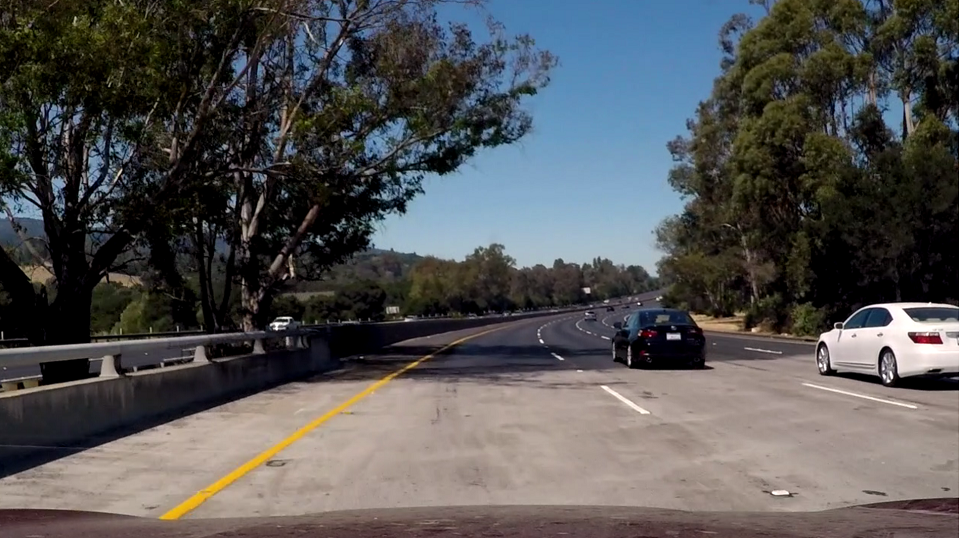
#> input picture ex4-images/lane1.jpg, 960 x 538 px
$ jupyter execute ex4.ipynb
#> lines starting #> are read from the running program, lines starting #| are printed output that depends on the picture; after the words box and inside, x2 and y2 are one past the last pixel; in counts of white or black regions, pixels touching at a corner belong together
## Task 4

### Required libraries

[cell 1]
import cv2 as cv
import os
import numpy as np
import matplotlib.pyplot as plt
import math

### Load the images

[cell 2]
# 4 images of road lanes
image_dir = "ex4-images"

img = cv.imread(os.path.join(image_dir, 'lane1.jpg'))
#> img is the input picture: shape (538, 960, 3); mean B, G, R 84.1, 83.5, 83.7
img2 = cv.imread(os.path.join(image_dir, 'lane2.png'))
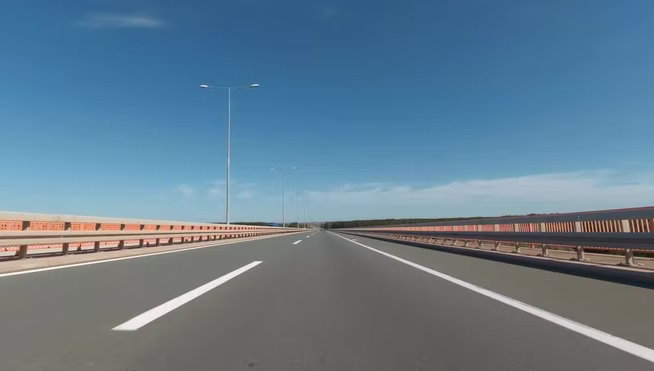
#> input picture ex4-images/lane2.png, 654 x 371 px
#> img2 is the input picture: shape (371, 654, 3); mean B, G, R 143.2, 124.9, 99.1
img3 = cv.imread(os.path.join(image_dir, 'lane3.jpg'))
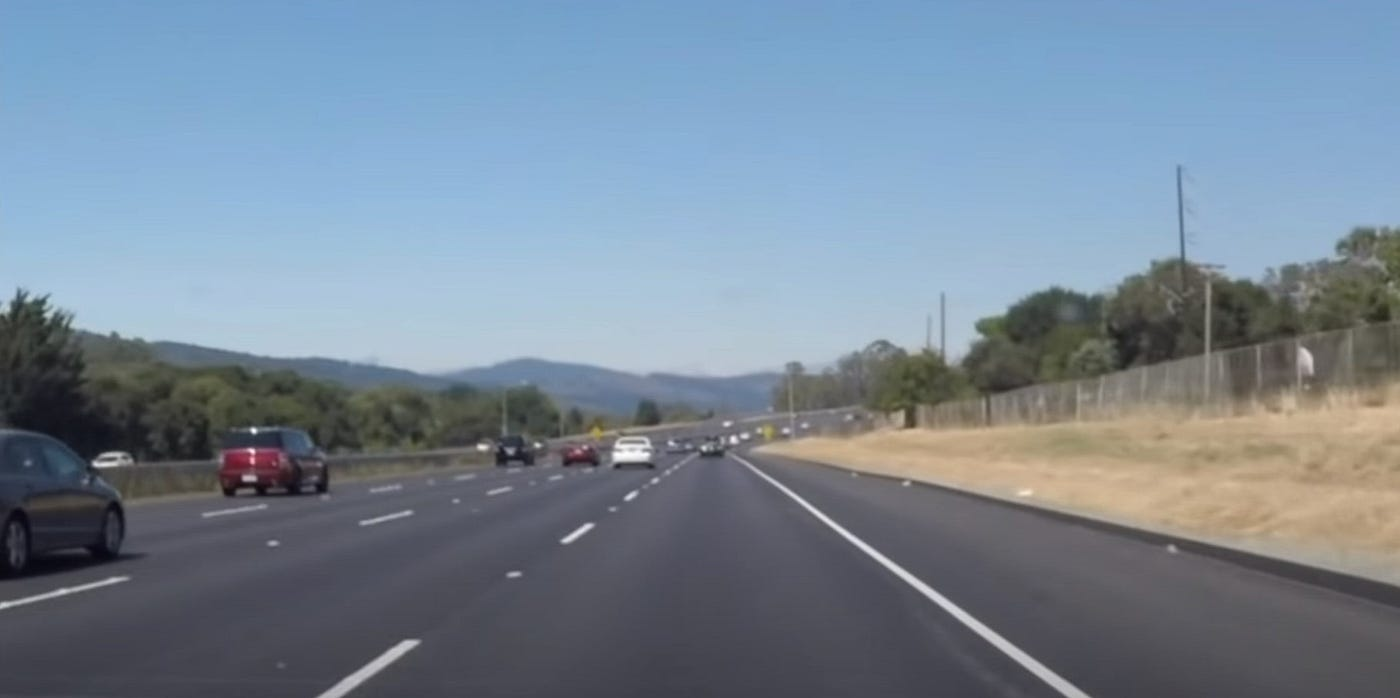
#> input picture ex4-images/lane3.jpg, 1400 x 698 px
#> img3 is the input picture: shape (698, 1400, 3); mean B, G, R 150.1, 134.7, 119.5
img4 = cv.imread(os.path.join(image_dir, 'lane4.png'))
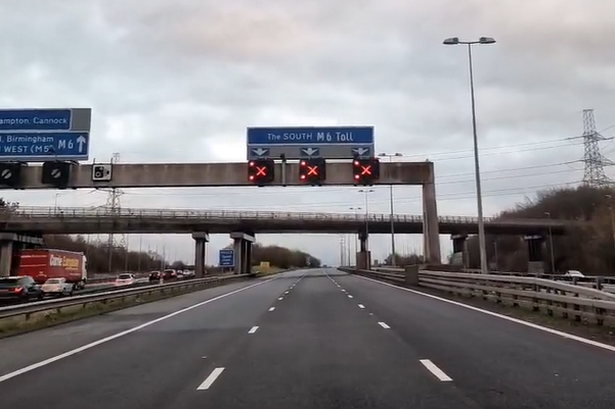
#> input picture ex4-images/lane4.png, 615 x 409 px
#> img4 is the input picture: shape (409, 615, 3); mean B, G, R 135.7, 132.5, 134.7

# Store in 2 lists
original_imgs = [img, img2, img3, img4]
copy_imgs = [img.copy(), img2.copy(), img3.copy(), img4.copy()]

[cell 3]
def display_imgs(images, cmap=None):
    # convert to rgb to display with matplotlib
#> called with cmap = 'bgr'
    if cmap == 'bgr':
        images = [cv.cvtColor(img, cv.COLOR_BGR2RGB) for img in images]
#> images = 4 items
        cmap = None

    # create figure with subplots
    fig, axs = plt.subplots(2, 2, figsize=(15, 10))

    i = 0
    # display images
    for ax, img in zip(axs.flat, images):
        ax.imshow(img, cmap=cmap)
        ax.set_title(f'Image {i+1}')
        ax.set_xticks([])
        ax.set_yticks([])
        i += 1
#> this loop made 4 passes
#> after the loop, i = 4

    fig.tight_layout()
    plt.show()


display_imgs(original_imgs, cmap='bgr')

### Apply threshold

[cell 4]
threshold_imgs = []


def apply_threshold(images):
    # For HSV, hue range is [0,179], saturation range is [0,255], and value range is [0,255] according to openCV docs

    # define range of 'whites' to be detected
    lower_white = np.array([0, 0, 180])  # ~[0,0,75]
    upper_white = np.array([179, 30, 255])  # ~[360,10,100]

    # define range of 'yellows' to be detected
    lower_yellow = np.array([15, 80, 100])  # ~[30,31,40]
    upper_yellow = np.array([45, 255, 255])  # ~[90,100,100]

    for x in images:

        # Convert BGR to HSV
        hsv = cv.cvtColor(x, cv.COLOR_BGR2HSV)

        # Threshold the HSV image to get only white colors
        mask_white = cv.inRange(hsv, lower_white, upper_white)

        # Threshold the HSV image to get only yellow colors
        mask_yellow = cv.inRange(hsv, lower_yellow, upper_yellow)

        # Combine the mask
        mask = cv.bitwise_or(mask_white, mask_yellow)

        # Apply the mask
        res = cv.bitwise_and(x, x, mask=mask)

        threshold_imgs.append(res)
#> this loop made 4 passes
#> pass 1, in apply_threshold, `mask_white = cv.inRange(hsv, lower_white, upper_white)`:
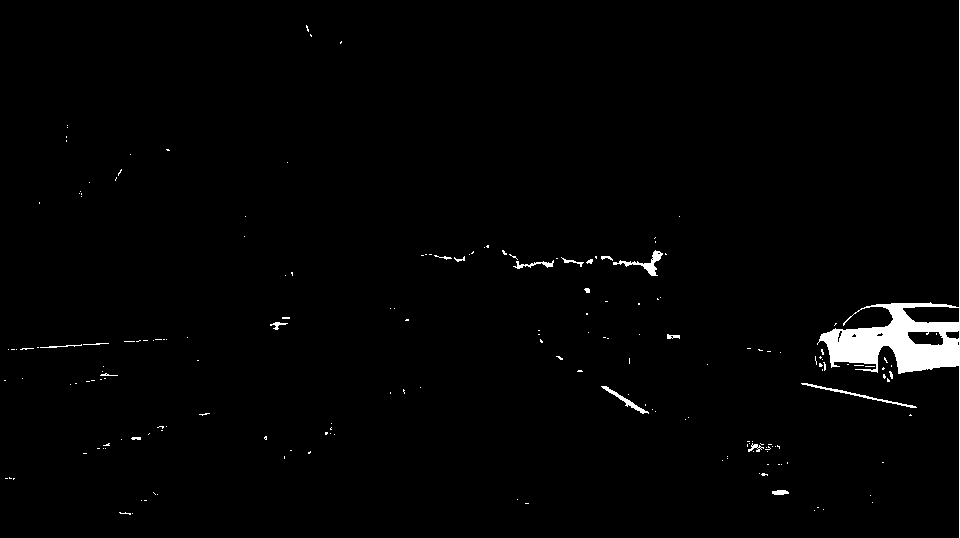
#> mask_white: shape (538, 960); 1.6% white; 191 white regions (171 under 20 px), largest, box (x1, y1, x2, y2) and area: (817, 0, 960, 538) 5919, (613, 250, 663, 276) 307, (801, 383, 917, 408) 268
#> after the loop: hsv: shape (409, 615, 3); mean H, S, V 98.2, 28.2, 140
#> after the loop:
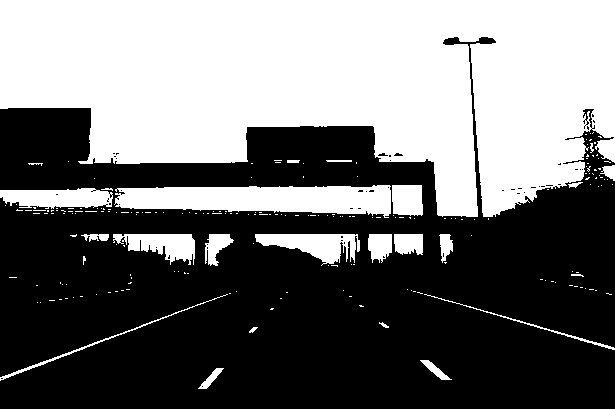
#> mask_white: shape (409, 615); 44.5% white; 210 white regions (186 under 20 px), largest, box (x1, y1, x2, y2) and area: (0, 0, 615, 217) 95033, (114, 185, 391, 218) 6639, (255, 234, 360, 266) 1850
#> after the loop, threshold_imgs = 4 items


apply_threshold(original_imgs)
display_imgs(threshold_imgs, cmap='bgr')
#> the loop in display_imgs (call 2), `for ax, img in zip(axs.flat, images):` made 4 passes

### Edge detection using Canny

[cell 5]
canny_imgs = []


def detect_edges(images):
    for x in images:
        # Convert to grayscale
        gray = cv.cvtColor(x, cv.COLOR_BGR2GRAY)

        # Apply Gaussian blur
        blur = cv.GaussianBlur(gray, (15, 15), 0)

        # Apply Canny edge detection
        edges = cv.Canny(blur, 50, 300)

        canny_imgs.append(edges)
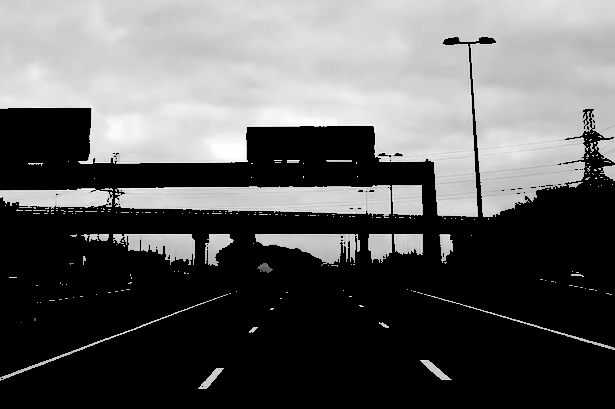
#> gray: shape (409, 615); min 0, max 255, mean 93.8
#> after the loop, canny_imgs = 4 items


detect_edges(threshold_imgs)
display_imgs(canny_imgs, cmap='gray')

### Region of interest

[cell 6]
imgs_after_roi = []

# define the polygon by vertices
rois = [
np.array([[(0, 507), (450, 330), (650, 330), (950, 511)]], dtype=np.int32),     # roi of image 1
np.array([[(0, 370), (290, 235), (340, 235), (700, 370)]], dtype=np.int32),     # roi of image 2
np.array([[(0, 695), (600, 460), (752, 460), (1400, 695)]], dtype=np.int32),    # roi of image 3
np.array([[(0, 405), (290, 275), (340, 275), (610, 405)]], dtype=np.int32)      # roi of image 4
]
for canny_img, roi in zip(canny_imgs, rois):
    # create a mask using the polygon
    mask = np.zeros_like(canny_img)
    cv.fillPoly(mask, roi, 255)

    # apply the mask to the canny edge detected image
    img_roi = cv.bitwise_and(canny_img, mask)

    imgs_after_roi.append(img_roi)
#> this loop made 4 passes
#> roi on passes 1 to 4: [[0, 507], [450, 330], [650, 330], [950, 511]], [[0, 370], [290, 235], [340, 235], [700, 370]], [[0, 695], [600, 460], [752, 460], [1400, 695]], [[0, 405], [290, 275], [340, 275], [610, 405]]
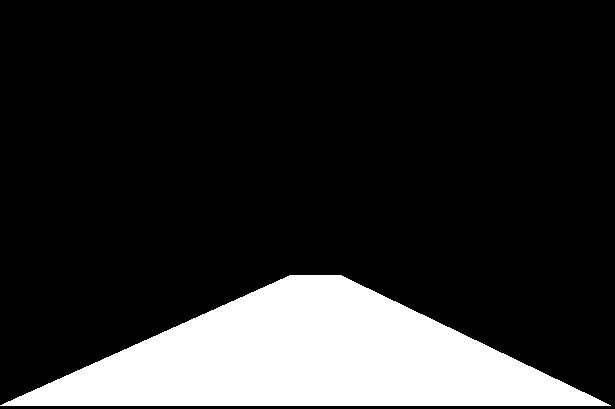
#> mask: shape (409, 615); 17.3% white; 1 white region, box (x1, y1, x2, y2) and area: (0, 275, 611, 406) 43511
#> after the loop, imgs_after_roi = 4 items

# display the images with the mask on them
display_imgs(imgs_after_roi, cmap='gray')

### Apply Hough Transform to detect lines

[cell 7]
imgs_lines = []

# Apply Hough transform on the image
for x in imgs_after_roi:
    lines = cv.HoughLinesP(x, rho=1, theta=np.pi/180,
                            threshold=5, minLineLength=15, maxLineGap=1)
    imgs_lines.append(lines)
#> after the loop, imgs_lines = 4 items

# Draw lines on the images
for i, lines in enumerate(imgs_lines):
    if lines is not None:
        for line in lines:
            for x1, y1, x2, y2 in line:
                cv.line(copy_imgs[i], (x1, y1), (x2, y2), [0, 255, 255], 2)

# Display the images with lines
display_imgs(copy_imgs, cmap='bgr')

### Fix the lines

[cell 8]
# Implementing Bresenham's line algorithm
def bresenham_line(x0, y0, x1, y1):
    dx, dy = abs(x1 - x0), abs(y1 - y0)
    sx, sy = 1 if x0 < x1 else -1, 1 if y0 < y1 else -1
    err = dx - dy
    points = []
    while True:
        points.append((x0, y0))
        if x0 == x1 and y0 == y1:
            break
        e2 = 2 * err
        if e2 > -dy:
            err -= dy
            x0 += sx
        if e2 < dx:
            err += dx
            y0 += sy
    return points

# Draw a dotted line


def draw_dotted_line(img, x0, y0, x1, y1, color=(0, 255, 255), thickness=4, gap=10):
    points = bresenham_line(x0, y0, x1, y1)
    n_points = len(points)
    draw = True
    for i in range(n_points):
        if draw:
            cv.circle(img, points[i], thickness //
                       2, color=color, thickness=-1)
        if i % gap == 0:
            draw = not draw


# calculate the average slope and intercept of the lines
for i in range(len(original_imgs)):
    # Separate lines into left and right lanes based on slope
    left_lines = []
    right_lines = []
    for line in imgs_lines[i]:
        for x1, y1, x2, y2 in line:
            slope = (y2 - y1) / (x2 - x1)
            if slope < 0:
                left_lines.append([slope, y1 - slope * x1])
            else:
                right_lines.append([slope, y1 - slope * x1])

    # Calculate average slope and intercept for left and right lanes
    left_slope, left_intercept = np.mean(left_lines, axis=0)
    right_slope, right_intercept = np.mean(right_lines, axis=0)

    # Calculate the start and end points of the lines
    y1 = original_imgs[i].shape[0]
    if i == 0:
        y2 = int(y1 * 0.6)
    elif i == 1:
        y2 = int(y1 * 0.63)
    elif i == 2:
        y2 = int(y1 * 0.64)
    elif i == 3:
        y2 = int(y1 * 0.66)
    left_x1 = int((y1 - left_intercept) / left_slope)
    left_x2 = int((y2 - left_intercept) / left_slope)
    right_x1 = int((y1 - right_intercept) / right_slope)
    right_x2 = int((y2 - right_intercept) / right_slope)
    # Draw left and right lanes
    draw_dotted_line(original_imgs[i], left_x1, y1, left_x2, y2)
    draw_dotted_line(original_imgs[i], right_x1, y1, right_x2, y2)
#> this loop made 4 passes
#> (left_slope, left_intercept, right_slope, right_intercept, y1, y2, left_x1, left_x2) on passes 1 to 4: (-0.631, 621.3, 0.647, -5.32, 538, 322, 131, 474), (-0.504, 389.3, 0.389, 107, 371, 233, 36, 310), (-0.698, 923.8, 0.635, -9.79, 698, 446, 323, 684), (-1.14, 617.8, 0.895, -23.84, 409, 269, 183, 307)

display_imgs(original_imgs, cmap='bgr')
#> in display_imgs (call 6), `images = [cv.cvtColor(img, cv.COLOR_BGR2RGB) for img in images]`:
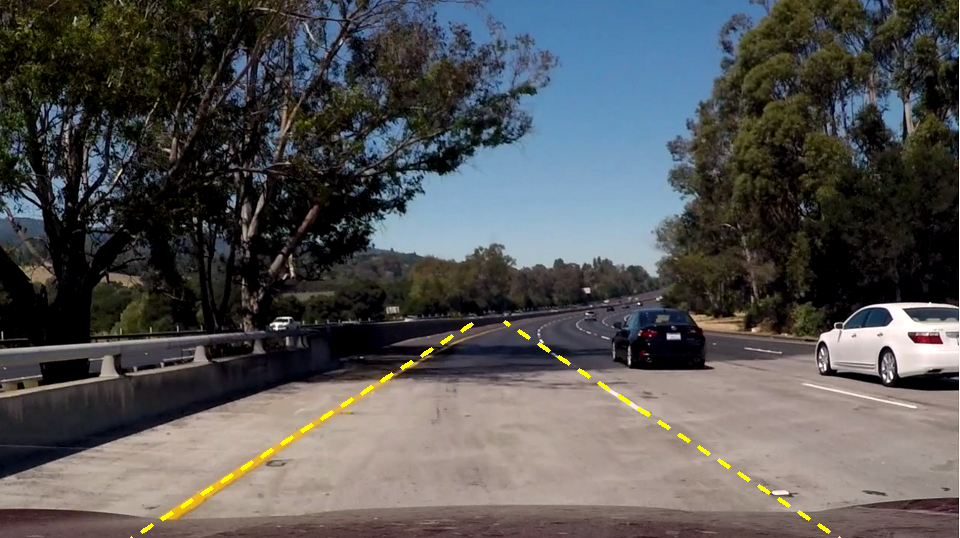
#> img: shape (538, 960, 3); 0.38% of pixels changed, all inside (x1, y1, x2, y2) = (130, 320, 841, 538)
#> the loop in display_imgs (call 6), `for ax, img in zip(axs.flat, images):` made 4 passes
#> after the loop in display_imgs (call 6), `for ax, img in zip(axs.flat, images):`: i = 4

### Apply Bird Eye View

[cell 9]
warped_imgs = []
imgs_lane_width = [600, 350, 900, 400]

for i, roi in enumerate(rois):
    # Define source and destination points
    src = roi.astype(np.float32)
    lane_width_px = imgs_lane_width[i]
    dst = np.float32([[lane_width_px,  original_imgs[i].shape[0]], [original_imgs[i].shape[0], 0], [
                     original_imgs[i].shape[1] - lane_width_px, 0], [original_imgs[i].shape[1]-lane_width_px, original_imgs[i].shape[0]]])

    # Compute perspective transformation matrix and apply transformation
    M = cv.getPerspectiveTransform(src, dst)
    warped = cv.warpPerspective(original_imgs[i], M, (
        original_imgs[i].shape[1], original_imgs[i].shape[0]), flags=cv.INTER_LINEAR)
    warped_imgs.append(warped)
#> this loop made 4 passes
#> pass 1, `warped = cv.warpPerspective(original_imgs[i], M, ( original_imgs[i].sh..`:
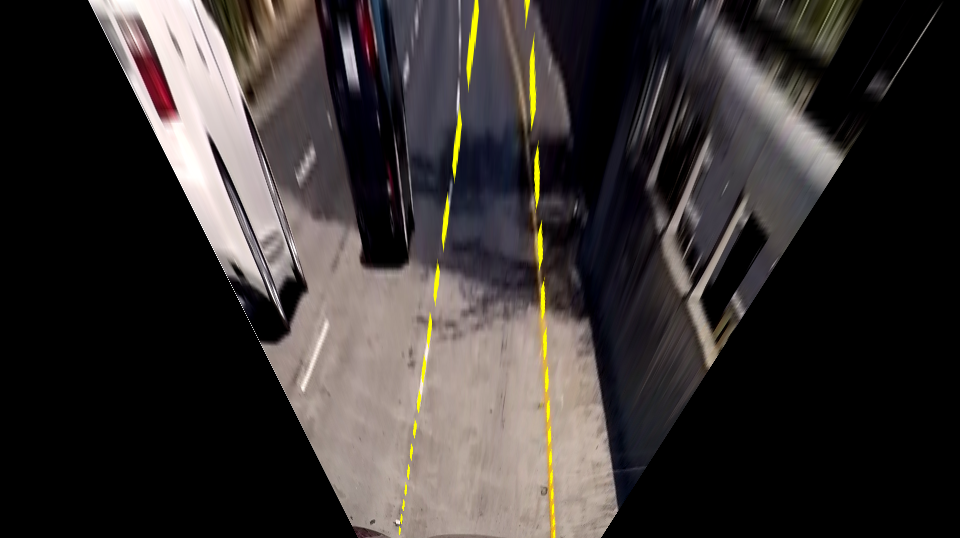
#> warped: shape (538, 960, 3); mean of channels 0, 1, 2 49.1, 50.4, 55.3; drawn as B, G, R
#> after the loop, warped_imgs = 4 items

# Display the images
display_imgs(warped_imgs, cmap='bgr')
#> the loop in display_imgs (call 7), `for ax, img in zip(axs.flat, images):` made 4 passes
#> after the loop in display_imgs (call 7), `for ax, img in zip(axs.flat, images):`: i = 4
#> in display_imgs (call 7), `plt.show()`:
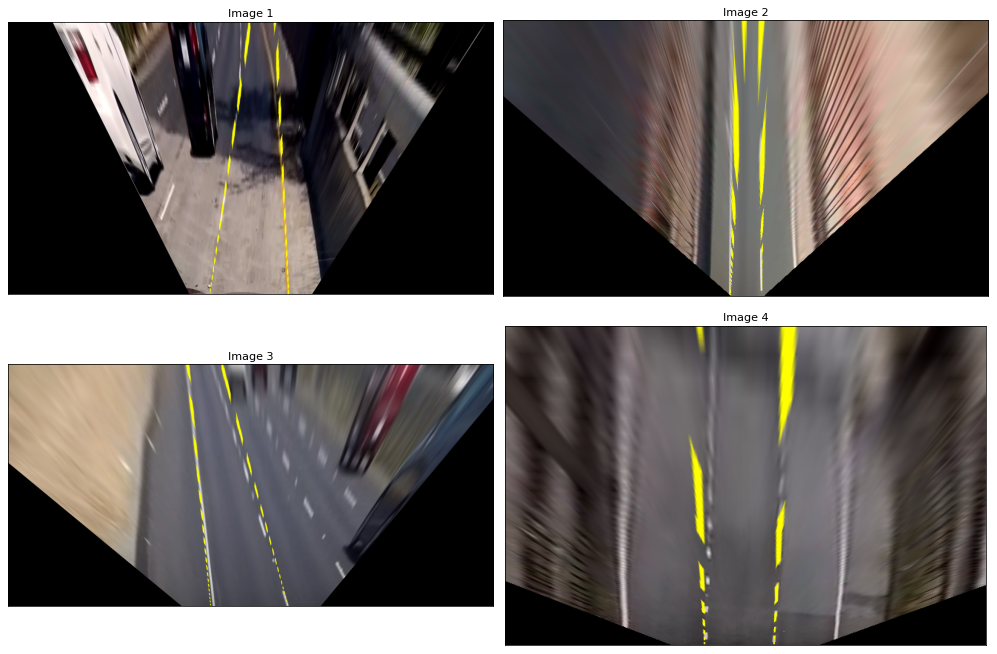
#> figure drawn by matplotlib, 4 panels
